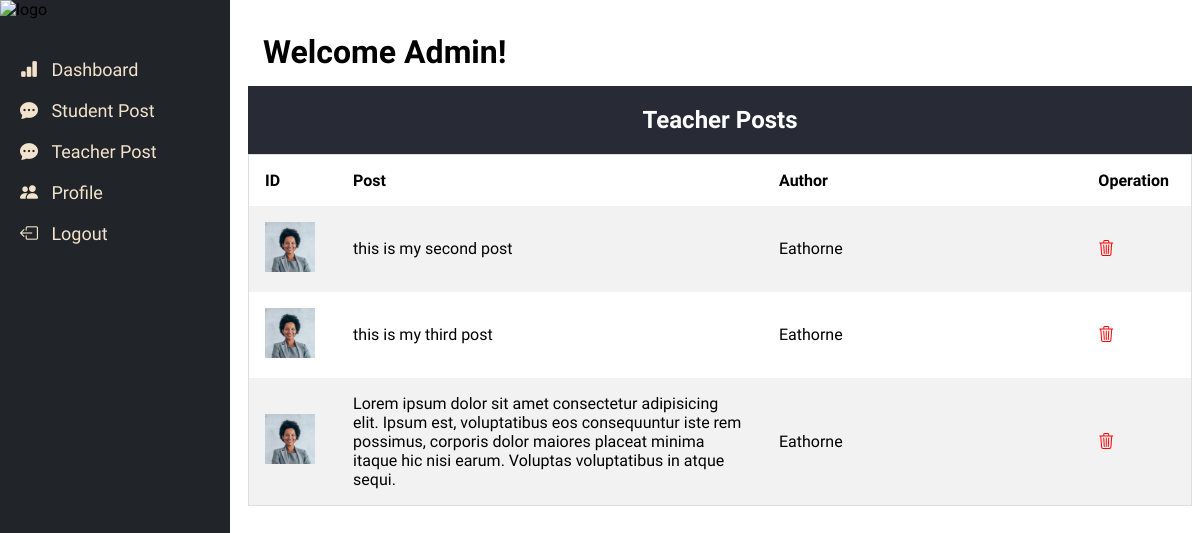
Page /admin/teacher_post.php (signed in) on the committed database.
### tables this page shows
CREATE TABLE `posts` (
  `id` int(11) NOT NULL,
  `user_id` int(11) NOT NULL DEFAULT 0,
  `post` text NOT NULL,
  `date` datetime NOT NULL
);

CREATE TABLE `users` (
  `id` int(11) NOT NULL,
  `username` varchar(30) NOT NULL,
  `email` varchar(100) NOT NULL,
  `password` varchar(255) NOT NULL,
  `date` date DEFAULT NULL,
  `image` varchar(1024) DEFAULT NULL,
  `role` int(1) NOT NULL
);

### functions.php (called while the page is built, shortened)
<?php
function query($query)
{
	global $con;
	$result = mysqli_query($con, $query);
	if(!is_bool($result) && mysqli_num_rows($result) > 0)
	{
		$data = [];
		while ($row = mysqli_fetch_assoc($result)) {
			$data[] = $row;
		}
		return $data;
	}
	return false;
}

### admin/teacher_post.php (the view, shortened to what this page needs)
<?php
    require('../config.inc.php');
    require('../functions.php');
?>
<!DOCTYPE html>
<html lang="en">
<head>
    <link rel="stylesheet" href="css/sidenav.css">
    <link rel="stylesheet" href="css/table.css">
    <link rel="stylesheet" href="css/teacher_post.css">
    <link rel="stylesheet" type="text/css" href="../assets/css/bootstrap-icons.css">
</head>
<body>
    <?php
        include_once('sidenav.php');
    ?>
    <div class="main">
        <div class="head">
            <h1 style="margin:10px 0 0 0;">Welcome Admin!</h1>
        </div>
        <div class="sub-head">
            <h2>Teacher Posts</h2>
        </div>
        <div class="body">
            <table>
                <tr>
                    <th>ID</th>
                    <th>Post</th>
                    <th>Author</th>
                    <th>Operation</th>
                </tr>
                <?php
                    $sql = "select users.username, users.image, posts.id, posts.post, posts.date from posts inner join users on posts.user_id = users.id where users.role = 1";
                    $row = query($sql);
                    if($row){
                        foreach($row as $data){
                            ?>
                                <tr>
                                    <td><img style="width:50px; height:50px;" src="../<?php echo $data["image"]?>" alt="image" srcset=""></td>
                                    <td><?php echo $data["post"] ?></td>
                                    <td><?php echo $data["username"] ?></td>
                                    <td><a style="color: red" href="delete.php?id=<?php echo $data["id"]?>"><i class="bi bi-trash3"></i></a></i></td>
                                </tr>
                            <?php
                                }
                    }
                ?>
            </table>
        </div>
    </div>
</body>
</html>

### admin/css/sidenav.css (style rules this page uses)
body { font-family: 'Yantramanav'; }
.main { margin-left: 240px; }
.main .head h1 { margin: 10px 0 0 0; }

### admin/css/table.css (style rules this page uses)
table { border-collapse: collapse; border-spacing: 0; width: 100%; border: 1px solid #ddd; }
th, td { text-align: left; padding: 16px; }
tr:nth-child(even) { background-color: #f2f2f2; }
.sub-head { text-align: center; background-color: #282a36; margin: 0; padding: 19.92px 0px; }
.main .sub-head h2 { margin: 0; color: white; }
.main .head { padding: 15px; }
.main .body th:nth-child(1) { width: 5%; }
.main .body th:nth-child(4) { width: 5%; }
.main .body th:nth-child(2) { width: 40%; }
.main .body th:nth-child(3) { width: 30%; }

### rows in the picture
posts: user.image (picture), post "this is my second post", user.username "Eathorne"
posts: user.image (picture), post "this is my third post", user.username "Eathorne"
posts: user.image (picture), post "Lorem ipsum dolor sit amet consectetur adipisicing elit. Ipsum est, voluptatibus eos consequuntur iste rem possimus, corporis dolor maiores placeat minima itaque hic nisi earum. Voluptas voluptatibus in atque sequi.", user.username "Eathorne"
